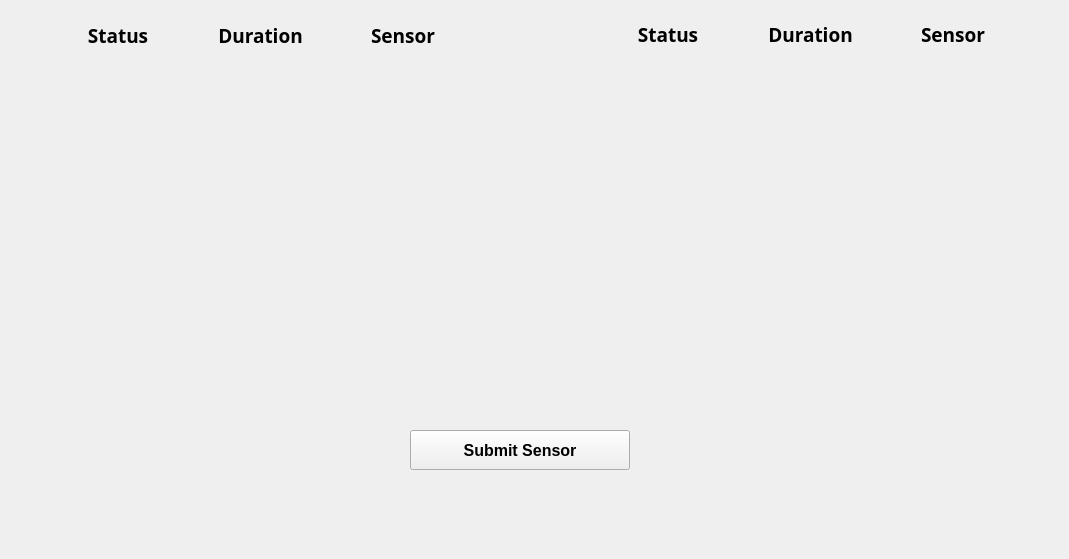
    <widget class="QWidget" name="Sensor_Status">
     <attribute name="title">
      <string>Sensor Status</string>
     </attribute>
     <widget class="QWidget" name="layoutWidget">
      <property name="geometry">
       <rect>
        <x>50</x>
        <y>0</y>
        <width>421</width>
        <height>372</height>
       </rect>
      </property>
      <layout class="QGridLayout" name="gridLayout">
       <item row="1" column="0">
        <widget class="QLabel" name="lbl_Status_1">
         <property name="font">
          <font>
           <family>B Nazanin</family>
           <pointsize>14</pointsize>
          </font>
         </property>
         <property name="text">
          <string/>
         </property>
         <property name="alignment">
          <set>Qt::AlignCenter</set>
         </property>
        </widget>
       </item>
       <item row="4" column="2">
        <widget class="QLabel" name="lbl_Data_Name_4">
         <property name="font">
          <font>
           <family>B Nazanin</family>
           <pointsize>14</pointsize>
           <weight>50</weight>
           <bold>false</bold>
          </font>
         </property>
         <property name="text">
          <string/>
         </property>
         <property name="alignment">
          <set>Qt::AlignCenter</set>
         </property>
        </widget>
       </item>
       <item row="2" column="2">
        <widget class="QLabel" name="lbl_Data_Name_2">
         <property name="font">
          <font>
           <family>B Nazanin</family>
           <pointsize>14</pointsize>
           <weight>50</weight>
           <bold>false</bold>
          </font>
         </property>
         <property name="text">
          <string/>
         </property>
         <property name="alignment">
          <set>Qt::AlignCenter</set>
         </property>
        </widget>
       </item>
       <item row="3" column="0">
        <widget class="QLabel" name="lbl_Status_3">
         <property name="font">
          <font>
           <family>B Nazanin</family>
           <pointsize>14</pointsize>
          </font>
         </property>
         <property name="text">
          <string/>
         </property>
         <property name="alignment">
          <set>Qt::AlignCenter</set>
         </property>
        </widget>
       </item>
       <item row="1" column="1">
        <widget class="QLabel" name="lbl_Data_1">
         <property name="font">
          <font>
           <family>B Nazanin</family>
           <pointsize>14</pointsize>
          </font>
         </property>
         <property name="text">
          <string/>
         </property>
         <property name="alignment">
          <set>Qt::AlignCenter</set>
         </property>
        </widget>
       </item>
       <item row="2" column="1">
        <widget class="QLabel" name="lbl_Data_2">
         <property name="font">
          <font>
           <family>B Nazanin</family>
           <pointsize>14</pointsize>
          </font>
         </property>
         <property name="text">
          <string/>
         </property>
         <property name="alignment">
          <set>Qt::AlignCenter</set>
         </property>
        </widget>
       </item>
       <item row="3" column="2">
        <widget class="QLabel" name="lbl_Data_Name_3">
         <property name="font">
          <font>
           <family>B Nazanin</family>
           <pointsize>14</pointsize>
           <weight>50</weight>
           <bold>false</bold>
          </font>
         </property>
         <property name="text">
          <string/>
         </property>
         <property name="alignment">
          <set>Qt::AlignCenter</set>
         </property>
        </widget>
       </item>
       <item row="4" column="0">
        <widget class="QLabel" name="lbl_Status_4">
         <property name="font">
          <font>
           <family>B Nazanin</family>
           <pointsize>14</pointsize>
          </font>
         </property>
         <property name="text">
          <string/>
         </property>
         <property name="alignment">
          <set>Qt::AlignCenter</set>
         </property>
        </widget>
       </item>
       <item row="1" column="2">
        <widget class="QLabel" name="lbl_Data_Name_1">
         <property name="font">
          <font>
           <family>B Nazanin</family>
           <pointsize>14</pointsize>
           <weight>50</weight>
           <bold>false</bold>
          </font>
         </property>
         <property name="text">
          <string/>
         </property>
         <property name="alignment">
          <set>Qt::AlignCenter</set>
         </property>
        </widget>
       </item>
       <item row="0" column="0">
        <widget class="QLabel" name="label_Status_show_L">
         <property name="font">
          <font>
           <family>B Nazanin</family>
           <pointsize>14</pointsize>
           <weight>75</weight>
           <bold>true</bold>
          </font>
         </property>
         <property name="text">
          <string>Status</string>
         </property>
         <property name="alignment">
          <set>Qt::AlignCenter</set>
         </property>
        </widget>
       </item>
       <item row="0" column="2">
        <widget class="QLabel" name="label_Name_show_L">
         <property name="font">
          <font>
           <family>B Nazanin</family>
           <pointsize>14</pointsize>
           <weight>75</weight>
           <bold>true</bold>
          </font>
         </property>
         <property name="text">
          <string>Sensor</string>
         </property>
         <property name="alignment">
          <set>Qt::AlignCenter</set>
         </property>
        </widget>
       </item>
       <item row="0" column="1">
        <widget class="QLabel" name="label_Data_show_L">
         <property name="font">
          <font>
           <family>B Nazanin</family>
           <pointsize>14</pointsize>
           <weight>75</weight>
           <bold>true</bold>
          </font>
         </property>
         <property name="text">
          <string>Duration</string>
         </property>
         <property name="alignment">
          <set>Qt::AlignCenter</set>
         </property>
        </widget>
       </item>
       <item row="3" column="1">
        <widget class="QLabel" name="lbl_Data_3">
         <property name="font">
          <font>
           <family>B Nazanin</family>
           <pointsize>14</pointsize>
          </font>
         </property>
         <property name="text">
          <string/>
         </property>
         <property name="alignment">
          <set>Qt::AlignCenter</set>
         </property>
        </widget>
       </item>
       <item row="2" column="0">
        <widget class="QLabel" name="lbl_Status_2">
         <property name="font">
          <font>
           <family>B Nazanin</family>
           <pointsize>14</pointsize>
          </font>
         </property>
         <property name="text">
          <string/>
         </property>
         <property name="alignment">
          <set>Qt::AlignCenter</set>
         </property>
        </widget>
       </item>
       <item row="4" column="1">
        <widget class="QLabel" name="lbl_Data_4">
         <property name="font">
          <font>
           <family>B Nazanin</family>
           <pointsize>14</pointsize>
          </font>
         </property>
         <property name="text">
          <string/>
         </property>
         <property name="alignment">
          <set>Qt::AlignCenter</set>
         </property>
        </widget>
       </item>
      </layout>
     </widget>
     <widget class="QLabel" name="Logo_label_Sensor_Status">
      <property name="geometry">
       <rect>
        <x>870</x>
        <y>360</y>
        <width>190</width>
        <height>190</height>
       </rect>
      </property>
      <property name="text">
       <string/>
      </property>
      <property name="scaledContents">
       <bool>true</bool>
      </property>
     </widget>
     <widget class="QWidget" name="layoutWidget_2">
      <property name="geometry">
       <rect>
        <x>600</x>
        <y>0</y>
        <width>421</width>
        <height>371</height>
       </rect>
      </property>
      <layout class="QGridLayout" name="gridLayout_2">
       <item row="4" column="2">
        <widget class="QLabel" name="lbl_Data_Name_8">
         <property name="font">
          <font>
           <family>B Nazanin</family>
           <pointsize>14</pointsize>
           <weight>50</weight>
           <bold>false</bold>
          </font>
         </property>
         <property name="text">
          <string/>
         </property>
         <property name="alignment">
          <set>Qt::AlignCenter</set>
         </property>
        </widget>
       </item>
       <item row="2" column="2">
        <widget class="QLabel" name="lbl_Data_Name_6">
         <property name="font">
          <font>
           <family>B Nazanin</family>
           <pointsize>14</pointsize>
           <weight>50</weight>
           <bold>false</bold>
          </font>
         </property>
         <property name="text">
          <string/>
         </property>
         <property name="alignment">
          <set>Qt::AlignCenter</set>
         </property>
        </widget>
       </item>
       <item row="3" column="2">
        <widget class="QLabel" name="lbl_Data_Name_7">
         <property name="font">
          <font>
           <family>B Nazanin</family>
           <pointsize>14</pointsize>
           <weight>50</weight>
           <bold>false</bold>
          </font>
         </property>
         <property name="text">
          <string/>
         </property>
         <property name="alignment">
          <set>Qt::AlignCenter</set>
         </property>
        </widget>
       </item>
       <item row="1" column="2">
        <widget class="QLabel" name="lbl_Data_Name_5">
         <property name="font">
          <font>
           <family>B Nazanin</family>
           <pointsize>14</pointsize>
           <weight>50</weight>
           <bold>false</bold>
          </font>
         </property>
         <property name="text">
          <string/>
         </property>
         <property name="alignment">
          <set>Qt::AlignCenter</set>
         </property>
        </widget>
       </item>
       <item row="0" column="2">
        <widget class="QLabel" name="label_Name_show_R">
         <property name="font">
          <font>
           <family>B Nazanin</family>
           <pointsize>14</pointsize>
           <weight>75</weight>
           <bold>true</bold>
          </font>
         </property>
         <property name="text">
          <string>Sensor</string>
         </property>
         <property name="alignment">
          <set>Qt::AlignCenter</set>
         </property>
        </widget>
       </item>
       <item row="0" column="1">
        <widget class="QLabel" name="label_Data_show_R">
         <property name="font">
          <font>
           <family>B Nazanin</family>
           <pointsize>14</pointsize>
           <weight>75</weight>
           <bold>true</bold>
          </font>
         </property>
         <property name="text">
          <string>Duration</string>
         </property>
         <property name="alignment">
          <set>Qt::AlignCenter</set>
         </property>
        </widget>
       </item>
       <item row="0" column="0">
        <widget class="QLabel" name="label_Status_show_R">
         <property name="font">
          <font>
           <family>B Nazanin</family>
           <pointsize>14</pointsize>
           <weight>75</weight>
           <bold>true</bold>
          </font>
         </property>
         <property name="text">
          <string>Status</string>
         </property>
         <property name="alignment">
          <set>Qt::AlignCenter</set>
         </property>
        </widget>
       </item>
       <item row="1" column="1">
        <widget class="QLabel" name="lbl_Data_5">
         <property name="font">
          <font>
           <family>B Nazanin</family>
           <pointsize>14</pointsize>
          </font>
         </property>
         <property name="text">
          <string/>
         </property>
         <property name="alignment">
          <set>Qt::AlignCenter</set>
         </property>
        </widget>
       </item>
       <item row="1" column="0">
        <widget class="QLabel" name="lbl_Status_5">
         <property name="font">
          <font>
           <family>B Nazanin</family>
           <pointsize>14</pointsize>
          </font>
         </property>
         <property name="text">
          <string/>
         </property>
         <property name="alignment">
          <set>Qt::AlignCenter</set>
         </property>
        </widget>
       </item>
       <item row="2" column="0">
        <widget class="QLabel" name="lbl_Status_6">
         <property name="font">
          <font>
           <family>B Nazanin</family>
           <pointsize>14</pointsize>
          </font>
         </property>
         <property name="text">
          <string/>
         </property>
         <property name="alignment">
          <set>Qt::AlignCenter</set>
         </property>
        </widget>
       </item>
       <item row="2" column="1">
        <widget class="QLabel" name="lbl_Data_6">
         <property name="font">
          <font>
           <family>B Nazanin</family>
           <pointsize>14</pointsize>
          </font>
         </property>
         <property name="text">
          <string/>
         </property>
         <property name="alignment">
          <set>Qt::AlignCenter</set>
         </property>
        </widget>
       </item>
       <item row="3" column="1">
        <widget class="QLabel" name="lbl_Data_7">
         <property name="font">
          <font>
           <family>B Nazanin</family>
           <pointsize>14</pointsize>
          </font>
         </property>
         <property name="text">
          <string/>
         </property>
         <property name="alignment">
          <set>Qt::AlignCenter</set>
         </property>
        </widget>
       </item>
       <item row="4" column="0">
        <widget class="QLabel" name="lbl_Status_8">
         <property name="font">
          <font>
           <family>B Nazanin</family>
           <pointsize>14</pointsize>
          </font>
         </property>
         <property name="text">
          <string/>
         </property>
         <property name="alignment">
          <set>Qt::AlignCenter</set>
         </property>
        </widget>
       </item>
       <item row="4" column="1">
        <widget class="QLabel" name="lbl_Data_8">
         <property name="font">
          <font>
           <family>B Nazanin</family>
           <pointsize>14</pointsize>
          </font>
         </property>
         <property name="text">
          <string/>
         </property>
         <property name="alignment">
          <set>Qt::AlignCenter</set>
         </property>
        </widget>
       </item>
       <item row="3" column="0">
        <widget class="QLabel" name="lbl_Status_7">
         <property name="font">
          <font>
           <family>B Nazanin</family>
           <pointsize>14</pointsize>
          </font>
         </property>
         <property name="text">
          <string/>
         </property>
         <property name="alignment">
          <set>Qt::AlignCenter</set>
         </property>
        </widget>
       </item>
      </layout>
     </widget>
     <widget class="QPushButton" name="Sensor_Submit_pb">
      <property name="geometry">
       <rect>
        <x>410</x>
        <y>430</y>
        <width>220</width>
        <height>40</height>
       </rect>
      </property>
      <property name="font">
       <font>
        <pointsize>12</pointsize>
        <weight>75</weight>
        <bold>true</bold>
       </font>
      </property>
      <property name="text">
       <string>Submit Sensor</string>
      </property>
     </widget>
    </widget>
